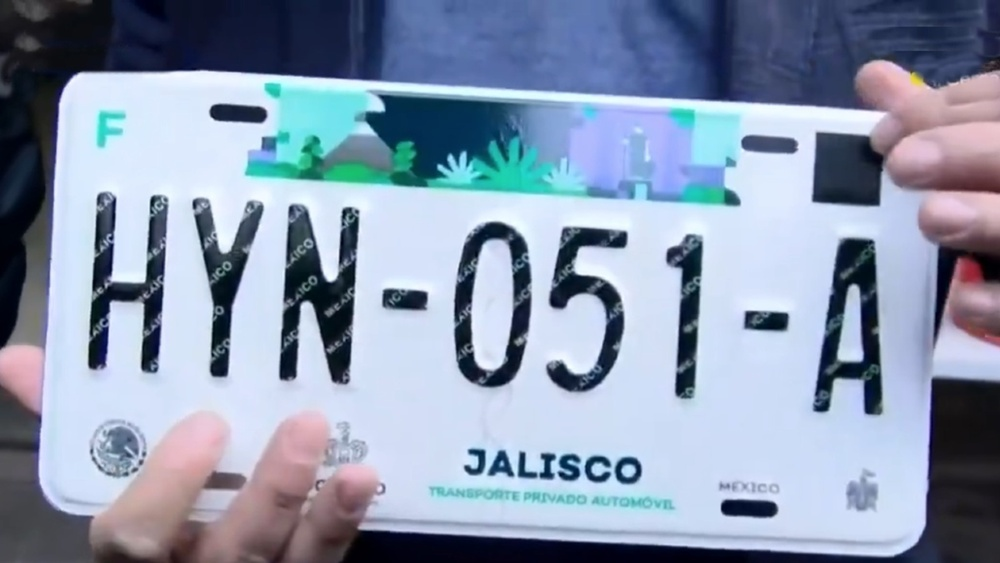
#> input picture placa_2.jpg, 1000 x 563 px, shrunk from 1800 x 1013 before the run
$ python vision.py
#> lines starting #> are read from the running program, lines starting #| are printed output that depends on the picture; after the words box and inside, x2 and y2 are one past the last pixel; in counts of white or black regions, pixels touching at a corner belong together
import cv2
import matplotlib.pyplot as plt
import numpy as np

#pip install easyocr # Install library for OCR

import easyocr # Import library aftet installation

placa1 = cv2.imread('placa_2.jpg') # Read image file
#> placa1 is the input picture: shape (563, 1000, 3); mean B, G, R 173.3, 151.2, 137.7

# Convert image from BGR (OpenCV default) to RGB for visualization
placa1 = cv2.cvtColor(placa1, cv2.COLOR_BGR2RGB)


# Display the original image
plt.imshow(placa1)
plt.axis('off')
plt.title('Imagen Original')
plt.show()

# Apply Gaussian Blur to reduce noise
img_gauss = cv2.GaussianBlur(placa1, (15,15), 0)
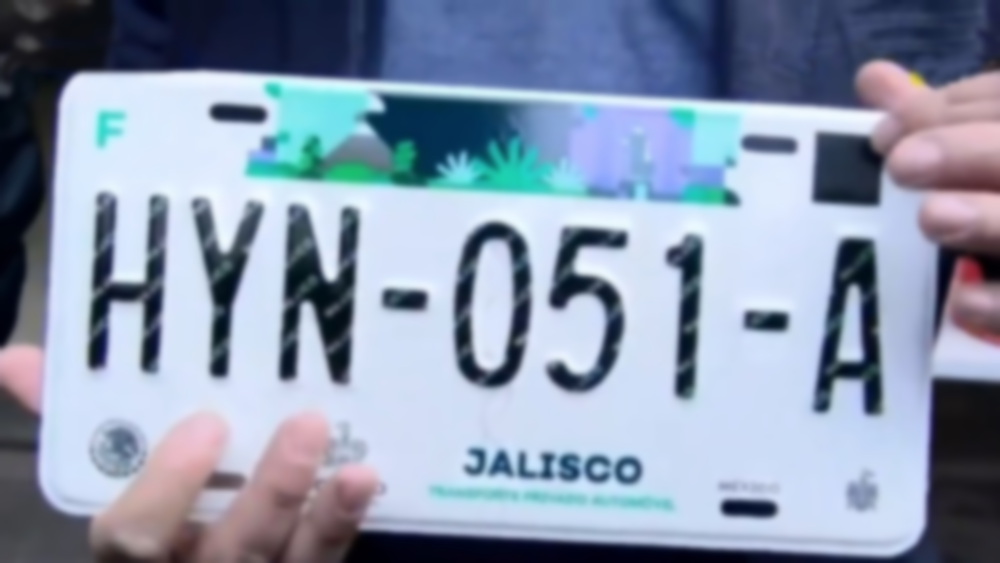
#> img_gauss: shape (563, 1000, 3); mean R, G, B 137.7, 151.2, 173.3

# Display Gaussian blurred image
plt.imshow(img_gauss)
plt.axis('off')
plt.title('Gaussian Blur')
plt.show()

# Define a 3x3 averaging kernel and apply it using filter2D
av_filter = np.array([[1,1,1], [1,1,1], [1,1,1]]) / 9
img_av = cv2.filter2D(src=img_gauss, ddepth=-1, kernel=av_filter)

# Apply OpenCV's built-in averaging filter (box blur)
img_av_cv = cv2.blur(src=img_gauss, ksize=(5,5))

# Display the averaged image
plt.imshow(img_av_cv)
plt.axis('off')
plt.title('Average')
plt.show()

# Convert the image to HSV color space
img_hsv = cv2.cvtColor(img_av_cv, cv2.COLOR_RGB2HSV)
#> img_hsv: shape (563, 1000, 3); mean H, S, V 113.4, 75.6, 175.9

# Define HSV threshold range to isolate dark areas
lower_hsv = np.array([0, 0, 0])
upper_hsv = np.array([180, 255, 65])
mask_hsv = cv2.inRange(img_hsv, lower_hsv, upper_hsv)
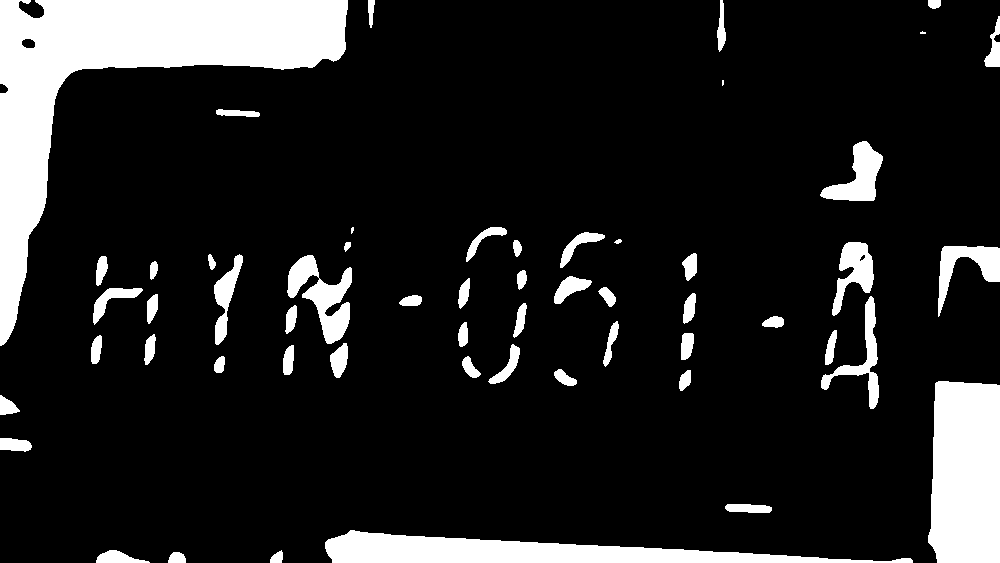
#> mask_hsv: shape (563, 1000); 13.6% white; 56 white regions (3 under 20 px), largest, box (x1, y1, x2, y2) and area: (0, 0, 348, 346) 33416, (928, 381, 1000, 563) 12122, (325, 530, 913, 563) 9542

# Invert the mask to highlight light areas
mask_inv = cv2.bitwise_not(mask_hsv)

# Create a white image of the same size
white_image = np.ones_like(img_gauss) * 255

# Apply the inverted mask to the white image
result = cv2.bitwise_and(white_image, white_image, mask=mask_inv)
#> white_image: shape (563, 1000, 3); every value is 255


# Display the result after HSV filtering
plt.imshow(result)
plt.axis('off')
plt.title('HSV')
plt.show()

# Try Optical Character Recognition using EasyOCR
try:
    # Initialize EasyOCR Reader with Spanish and English support
#> (the run stopped early here; a loop or call above may not have finished)
